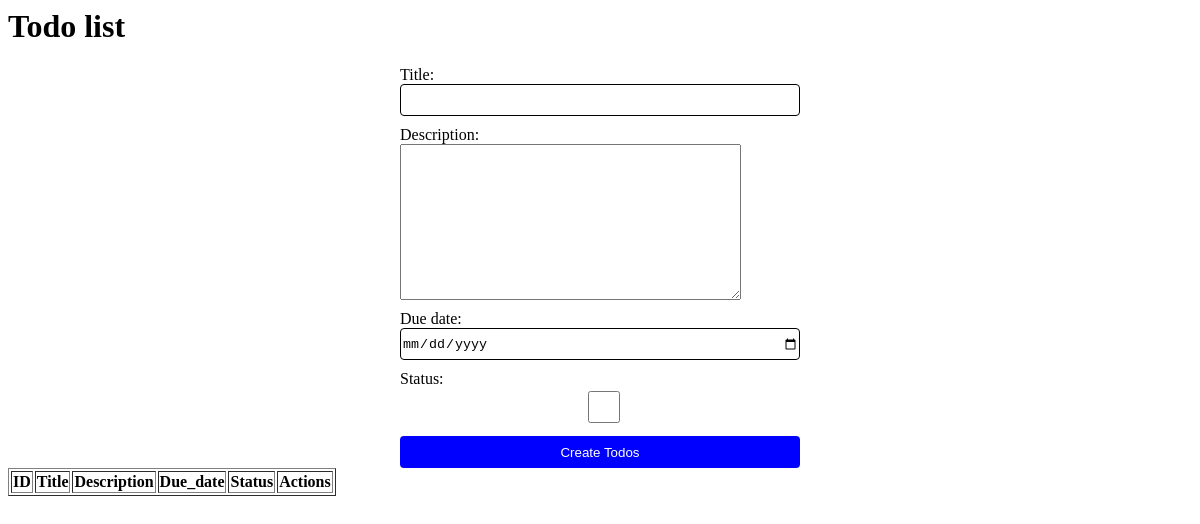
Page /todos/ on the earlier database version.
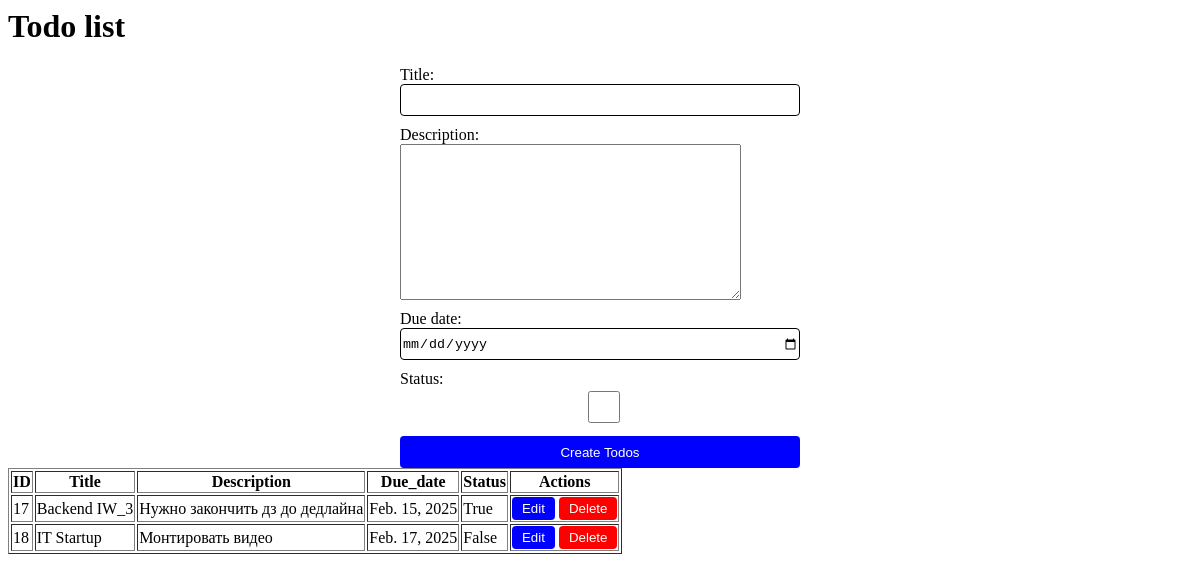
Same page on the later database version.
### todos/models.py (models this page shows, shortened)
class Todo(models.Model):
    title = models.CharField(max_length=200)
    description = models.TextField()
    due_date = models.DateField()
    status = models.BooleanField(default=False)

### todos/views.py (the view, shortened to what this page needs)
# urls.py: path('', get_students_list, name='todos_list'),
def get_students_list(request):
    if request.method == 'GET':
        todos = Todo.objects.all()
        form = StudentCreationForm()
        return render(request, 'index2.html', {'todos': todos, 'form': form})

### todos/forms.py
class StudentCreationForm(forms.ModelForm):
    class Meta:
        model = Todo
        fields = ['title', 'description', 'due_date', 'status']
        widgets = {
            'due_date': forms.DateInput(attrs={'type': 'date'}),
        }

### todos/templates/index2.html (shortened to what this page needs)
<html>
    <head>
    </head>
    <body>
        <h1>Todo list</h1>
        <form action="" method="POST" class="form">
            {% for field in form %}
                <div class="field-wrapper">
                    {{ field.label_tag }}
                    <div>
                        {{ field }}
                    </div>
                </div>
            {% endfor %}
            <button type="submit">
                Create Todos
            </button>
        </form>
        <table border = "1">
            <thred>
                <tr>
                    <th>ID</th>
                    <th>Title</th>
                    <th>Description</th>
                    <th>Due_date</th>
                    <th>Status</th>
                    <th>Actions</th>
                </tr>
            </thred>
            <tbody>
                {% for todo in todos %}
                <tr>
                    <td>{{ todo.id }}</td>
                    <td>{{ todo.title }}</td>
                    <td>{{ todo.description }}</td>
                    <td>{{ todo.due_date }}</td>
                    <td>{{ todo.status }}</td>
                    <td>
                        <button class="button edit" disabled>Edit</button>
                        <a href="/todos/{{todo.id}}/delete">
                            <button class="button delete">Delete</button>
                        </a>
                    </td>
                </tr>
                {% endfor %}
            </tbody>
        </table>
    </body>
</html>

### todos/templates/index2.html (style rules this page uses)
.form { width:400px; margin: 0 auto; }
.field-wrapper { margin-bottom: 10px; }
.field-wrapper input { height: 32px; border-radius: 4px; border: 1px solid black; width: 100%; }
.form button { width: 100%; border: none; cursor: pointer; background: blue; border-radius: 4px; height: 32px; color: white; }
.button { color: white; border: none; border-radius: 4px; padding: 4px 10px; }
.delete { background: red; cursor: pointer; }
.edit { background: blue; cursor: not-allowed; }

Differences in the rows shown:
added Todo: id "17", title "Backend IW_3", description "Нужно закончить дз до дедлайна", due_date "Feb. 15, 2025", status "True"
added Todo: id "18", title "IT Startup", description "Монтировать видео", due_date "Feb. 17, 2025", status "False"
